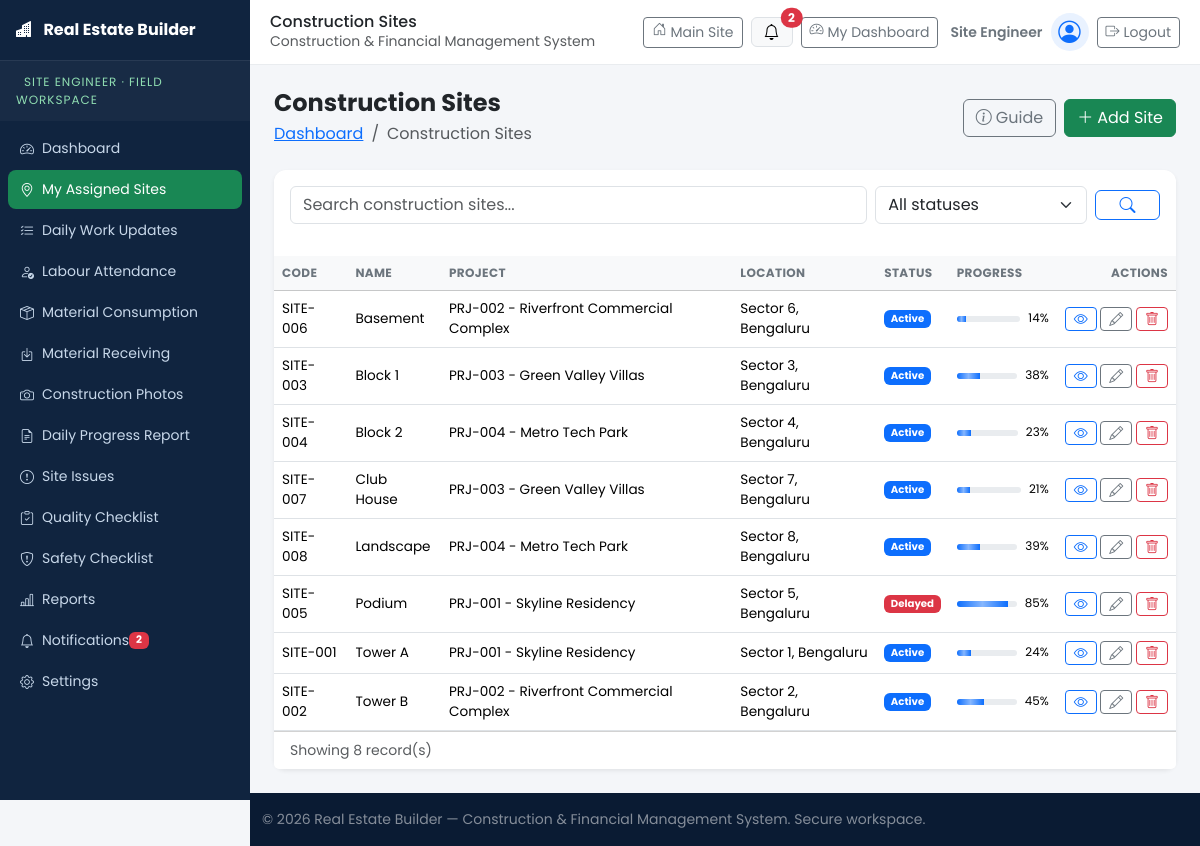
The app's page /supervisor/assigned-sites/ (signed in) with its own data.
### accounts/models.py (models this page shows, shortened)
class UserProfile(models.Model):
    ROLE_BUILDER = "BUILDER"
    ROLE_SITE_ENGINEER = "SITE_ENGINEER"
    ROLE_SITE_SUPERVISOR = "SITE_SUPERVISOR"
    ROLE_CONTRACTOR = "CONTRACTOR"
    ROLE_STORE_MANAGER = "STORE_MANAGER"
    ROLE_ACCOUNTANT = "ACCOUNTANT"
    ROLE_LABOUR = "LABOUR"
    ROLE_CHOICES = (
        (ROLE_BUILDER, "Builder / Admin"),
        (ROLE_SITE_ENGINEER, "Site Engineer"),
        (ROLE_SITE_SUPERVISOR, "Site Supervisor"),
        (ROLE_CONTRACTOR, "Contractor"),
        (ROLE_STORE_MANAGER, "Store Manager"),
        (ROLE_ACCOUNTANT, "Accountant"),
        (ROLE_LABOUR, "Labour / Worker"),
    )
    ROLE_ICONS = {
        ROLE_BUILDER: "bi-person-badge",
        ROLE_SITE_ENGINEER: "bi-ruler",
        ROLE_SITE_SUPERVISOR: "bi-hardhat",
        ROLE_CONTRACTOR: "bi-briefcase",
        ROLE_STORE_MANAGER: "bi-box-seam",
        ROLE_ACCOUNTANT: "bi-cash-coin",
        ROLE_LABOUR: "bi-people",
    }
    ROLE_DASHBOARDS = {
        ROLE_BUILDER: "dashboards:dashboard_builder",
        ROLE_SITE_ENGINEER: "dashboards:dashboard_site_engineer",
        ROLE_SITE_SUPERVISOR: "dashboards:dashboard_site_supervisor",
        ROLE_CONTRACTOR: "dashboards:dashboard_contractor",
        ROLE_STORE_MANAGER: "dashboards:dashboard_store_manager",
        ROLE_ACCOUNTANT: "dashboards:dashboard_accountant",
        ROLE_LABOUR: "dashboards:dashboard_labour",
    }
    GENDER_CHOICES = (
        ("", "Prefer not to say"),
        ("MALE", "Male"),
        ("FEMALE", "Female"),
        ("OTHER", "Other"),
    )
    STATUS_ACTIVE = "ACTIVE"
    STATUS_INACTIVE = "INACTIVE"
    STATUS_SUSPENDED = "SUSPENDED"
    STATUS_CHOICES = (
        (STATUS_ACTIVE, "Active"),
        (STATUS_INACTIVE, "Inactive"),
        (STATUS_SUSPENDED, "Suspended"),
    )
    user = models.OneToOneField(User, on_delete=models.CASCADE, related_name="profile")
    full_name = models.CharField(max_length=150)
    email = models.EmailField(max_length=254, unique=True)
    mobile = models.CharField(max_length=20)
    role = models.CharField(max_length=30, choices=ROLE_CHOICES, default=ROLE_BUILDER, db_index=True)
    address = models.TextField(blank=True)
    gender = models.CharField(max_length=10, choices=GENDER_CHOICES, blank=True)
    profile_photo = models.ImageField(upload_to="profiles/", blank=True, null=True)
    account_status = models.CharField(max_length=10, choices=STATUS_CHOICES, default=STATUS_ACTIVE, db_index=True)
    date_registered = models.DateTimeField(auto_now_add=True)
    class Meta:
        ordering = ["-date_registered"]
    @property
    def role_icon(self):
        return self.ROLE_ICONS.get(self.role, "bi-person")
    @property
    def is_active_account(self):
        return self.account_status == self.STATUS_ACTIVE and self.user.is_active
    def get_dashboard_url(self):
        return reverse(self.ROLE_DASHBOARDS.get(self.role, "home"))

### ConstructionManagement/models.py (models this page shows, shortened)
class Site(models.Model):
    project = models.ForeignKey(Project, on_delete=models.CASCADE, related_name="sites")
    name = models.CharField(max_length=200)
    code = models.CharField(max_length=40, unique=True)
    location = models.CharField(max_length=200, blank=True)
    area_sqft = models.PositiveIntegerField(default=0)
    start_date = models.DateField(null=True, blank=True)
    expected_completion = models.DateField(null=True, blank=True)
    progress = models.PositiveSmallIntegerField(default=0)
    status = models.CharField(max_length=20, choices=StatusChoices.choices, default=StatusChoices.ACTIVE)
    supervisor = models.CharField(max_length=120, blank=True)
    description = models.TextField(blank=True)
    class Meta:
        ordering = ["name"]

class Project(models.Model):
    name = models.CharField(max_length=200)
    code = models.CharField(max_length=40, unique=True)
    description = models.TextField(blank=True)
    client = models.CharField(max_length=150, blank=True)
    location = models.CharField(max_length=200, blank=True)
    start_date = models.DateField(null=True, blank=True)
    end_date = models.DateField(null=True, blank=True)
    budget = models.DecimalField(max_digits=14, decimal_places=2, default=0)
    progress = models.PositiveSmallIntegerField(default=0)
    status = models.CharField(max_length=20, choices=StatusChoices.choices, default=StatusChoices.PLANNED)
    priority = models.CharField(max_length=20, choices=PriorityChoices.choices, default=PriorityChoices.MEDIUM)
    manager = models.CharField(max_length=120, blank=True)
    class Meta:
        ordering = ["name"]
    def __str__(self):
        return f"{self.code} - {self.name}"

### ConstructionManagement/views.py (the view)
# urls.py: path("supervisor/<str:page>/", views.supervisor_page, name="supervisor_page"),
@role_required(*FIELD_ROLES)
def supervisor_page(request, page):
    if page == "dashboard":
        return supervisor_dashboard(request)
    if page == "reports":
        return reports(request, "supervisor")
    if page == "settings":
        return settings_page(request, "supervisor")
    if page == "notifications":
        return resource_list(request, "supervisor", "notification", page_title="Notifications")
    if page in SUPERVISOR_PAGES:
        qs = None
        if page == "receiving":
            qs = models.MaterialTransaction.objects.filter(transaction_type="RECEIVED")
        elif page == "materials":
            qs = models.Material.objects.all()
        return resource_list(request, "supervisor", SUPERVISOR_PAGES[page], queryset=qs)
    messages.error(request, "The requested page does not exist.")
    return redirect("supervisor_dashboard")

### ConstructionManagement/templates/ConstructionManagement/site_supervisor/assigned_sites.html
﻿{% extends "ConstructionManagement/generic/list.html" %}

### ConstructionManagement/templates/ConstructionManagement/generic/list.html (shortened to what this page needs)
{% extends base_template %}
{% load construction_tags %}
{% block app_content %}
<div class="d-flex flex-wrap justify-content-between align-items-center gap-2 mb-4">
  <div>
    <h4 class="fw-bold mb-1">{{ title }}</h4>
    <nav aria-label="breadcrumb"><ol class="breadcrumb mb-0 small"><li class="breadcrumb-item"><a href="{% if module == 'manager' %}{% url 'manager_dashboard' %}{% else %}{% url 'supervisor_dashboard' %}{% endif %}">Dashboard</a></li><li class="breadcrumb-item active">{{ title }}</li></ol></nav>
  </div>
  <div class="d-flex gap-2">
    <button type="button" class="btn btn-outline-secondary" data-bs-toggle="modal" data-bs-target="#pageGuideModal">
      <i class="bi bi-info-circle me-1"></i>Guide
    </button>
    {% if resource_key != 'notification' %}
      {% if module == 'manager' %}
        <a href="{% url 'manager_add' resource_key %}" class="btn btn-primary"><i class="bi bi-plus-lg me-1"></i>Add {{ resource.singular }}</a>
      {% else %}
        <a href="{% url 'supervisor_add' resource_key %}" class="btn btn-success"><i class="bi bi-plus-lg me-1"></i>Add {{ resource.singular }}</a>
      {% endif %}
    {% endif %}
  </div>
</div>
<div class="card border-0 shadow-sm reveal">
  <div class="card-body p-3">
    <form method="get" class="row g-2 align-items-center">
      <div class="{% if has_status %}col-md-8{% else %}col-md-10{% endif %}">
        <input type="text" name="q" value="{{ query }}" class="form-control" placeholder="Search {{ title|lower }}...">
      </div>
      {% if has_status %}
      <div class="col-md-3">
        <select name="status" class="form-select">
          {% for value, label in search_form.fields.status.choices %}
            <option value="{{ value }}" {% if status_filter == value %}selected{% endif %}>{{ label }}</option>
          {% endfor %}
        </select>
      </div>
      {% endif %}
      <div class="col-md-1 d-grid"><button class="btn btn-outline-primary" type="submit"><i class="bi bi-search"></i></button></div>
    </form>
  </div>
  <div class="table-responsive">
    <table class="table table-hover align-middle mb-0 {% if density == 'compact' %}table-sm{% endif %}">
      <thead class="table-light">
        <tr>
          {% for field in fields %}<th class="text-nowrap">{{ field|cut:"__"|title }}</th>{% endfor %}
          <th class="text-end">Actions</th>
        </tr>
      </thead>
      <tbody>
        {% for obj in objects %}
          <tr>
            {% for field in fields %}
              <td>
                {% if field == 'is_read' %}
                  {% if obj.is_read %}<span class="badge bg-success">Read</span>{% else %}<span class="badge bg-warning text-dark">Unread</span>{% endif %}
                {% elif field == 'status' %}
                  <span class="badge bg-{% if obj.status == 'COMPLETED' %}success{% elif obj.status == 'DELAYED' %}danger{% elif obj.status == 'ACTIVE' %}primary{% elif obj.status == 'PLANNED' %}secondary{% else %}warning text-dark{% endif %}">{{ obj.get_status_display }}</span>
                {% elif field == 'progress' %}
                  <div class="d-flex align-items-center gap-2"><div class="progress flex-grow-1" style="height:6px;min-width:60px"><div class="progress-bar" style="width:{{ obj.progress }}%"></div></div><small>{{ obj.progress }}%</small></div>
                {% elif field == 'severity' %}
                  <span class="badge bg-{% if obj.severity == 'CRITICAL' %}danger{% elif obj.severity == 'HIGH' %}warning text-dark{% else %}info{% endif %}">{{ obj.get_severity_display }}</span>
                {% elif field == 'transaction_type' %}
                  <span class="badge bg-{% if obj.transaction_type == 'RECEIVED' %}success{% else %}warning text-dark{% endif %}">{{ obj.get_transaction_type_display }}</span>
                {% elif field == 'image' %}
                  {% if obj.image %}<img src="{{ obj.image.url }}" alt="" style="width:48px;height:36px;object-fit:cover" class="rounded">{% endif %}
                {% else %}
                  {{ obj|get_item:field|default_if_none:"-" }}
                {% endif %}
              </td>
            {% endfor %}
            <td class="text-end text-nowrap">
              {% if module == 'manager' %}
                <a href="{% url 'manager_detail' resource_key obj.pk %}" class="btn btn-sm btn-outline-primary" title="View"><i class="bi bi-eye"></i></a>
                {% if resource_key != 'notification' %}<a href="{% url 'manager_edit' resource_key obj.pk %}" class="btn btn-sm btn-outline-secondary" title="Edit"><i class="bi bi-pencil"></i></a>{% endif %}
                {% if resource_key == 'dpr' %}<form method="post" action="{% url 'verify_dpr' obj.pk %}" class="d-inline">{% csrf_token %}<button class="btn btn-sm btn-outline-success" title="Verify"><i class="bi bi-check2-circle"></i></button></form>{% endif %}
                {% if resource_key == 'notification' %}<form method="post" action="{% url 'mark_notification_read' obj.pk %}" class="d-inline">{% csrf_token %}<input type="hidden" name="module" value="manager"><button class="btn btn-sm btn-outline-success" title="Mark read"><i class="bi bi-check2"></i></button></form>{% endif %}
                <a href="{% url 'manager_delete' resource_key obj.pk %}" class="btn btn-sm btn-outline-danger" title="Delete"><i class="bi bi-trash"></i></a>
              {% else %}
                <a href="{% url 'supervisor_detail' resource_key obj.pk %}" class="btn btn-sm btn-outline-primary" title="View"><i class="bi bi-eye"></i></a>
                <a href="{% url 'supervisor_edit' resource_key obj.pk %}" class="btn btn-sm btn-outline-secondary" title="Edit"><i class="bi bi-pencil"></i></a>
                <a href="{% url 'supervisor_delete' resource_key obj.pk %}" class="btn btn-sm btn-outline-danger" title="Delete"><i class="bi bi-trash"></i></a>
              {% endif %}
            </td>
          </tr>
        {% empty %}
          <tr><td colspan="{{ fields|length|add:1 }}" class="text-center text-muted py-5">No records found. Use the Add button to create one.</td></tr>
        {% endfor %}
      </tbody>
    </table>
  </div>
  <div class="card-footer bg-white small text-muted">Showing {{ objects|length }} record(s)</div>
</div>
{% endblock %}

### ConstructionManagement/templates/ConstructionManagement/partials/_topbar.html (shortened to what this page needs)
<header class="app-topbar">
  <div class="topbar-title">
    <h5 class="mb-0">{% block topbar_title %}{{ title|default:"Dashboard" }}{% endblock %}</h5>
    <small class="text-muted d-none d-sm-inline">Construction &amp; Financial Management System</small>
  </div>
  <div class="ms-auto d-flex align-items-center gap-2">
    <a class="btn btn-outline-secondary btn-sm d-none d-sm-inline-flex" href="{% url 'home' %}">
      <i class="bi bi-house-door me-1"></i> Main Site
    </a>
    <div class="dropdown">
      <button class="btn btn-light border position-relative" type="button" data-bs-toggle="dropdown" aria-label="Notifications">
        <i class="bi bi-bell"></i>
        {% if unread_count %}<span class="position-absolute top-0 start-100 translate-middle badge rounded-pill bg-danger">{{ unread_count }}</span>{% endif %}
      </button>
    </div>
    {% if user.is_authenticated %}
      <a class="btn btn-outline-secondary btn-sm d-none d-sm-inline-flex" href="{{ user.profile.get_dashboard_url }}">
        <i class="bi bi-speedometer2 me-1"></i> My Dashboard
      </a>
      <span class="small fw-semibold text-secondary d-none d-md-inline">
        <i class="bi {{ user.profile.role_icon }} me-1"></i>{{ user.profile.get_role_display }}
      </span>
      <span class="topbar-avatar" title="{{ user.profile.full_name }}"><i class="bi bi-person-circle"></i></span>
      <form method="post" action="{% url 'accounts:logout' %}" class="d-inline mb-0">
        <button type="submit" class="btn btn-outline-secondary btn-sm" title="Log out">
          <i class="bi bi-box-arrow-right me-1"></i><span class="d-none d-md-inline">Logout</span>
        </button>
      </form>
    {% else %}
      <a class="btn btn-sm reb-btn-gold" href="{% url 'accounts:login' %}"><i class="bi bi-box-arrow-in-right me-1"></i>Login</a>
    {% endif %}
  </div>
</header>

### records on screen
Site: fields "SITE-006" "Basement" "PRJ-002 - Riverfront Commercial Complex" "Sector 6, Bengaluru", status "Active", progress "14"
Site: fields "SITE-003" "Block 1" "PRJ-003 - Green Valley Villas" "Sector 3, Bengaluru", status "Active", progress "38"
Site: fields "SITE-004" "Block 2" "PRJ-004 - Metro Tech Park" "Sector 4, Bengaluru", status "Active", progress "23"
Site: fields "SITE-007" "Club House" "PRJ-003 - Green Valley Villas" "Sector 7, Bengaluru", status "Active", progress "21"
Site: fields "SITE-008" "Landscape" "PRJ-004 - Metro Tech Park" "Sector 8, Bengaluru", status "Active", progress "39"
Site: fields "SITE-005" "Podium" "PRJ-001 - Skyline Residency" "Sector 5, Bengaluru", status "Delayed", progress "85"
Site: fields "SITE-001" "Tower A" "PRJ-001 - Skyline Residency" "Sector 1, Bengaluru", status "Active", progress "24"
Site: fields "SITE-002" "Tower B" "PRJ-002 - Riverfront Commercial Complex" "Sector 2, Bengaluru", status "Active", progress "45"

### other values on screen
{{ unread_count }} "2"
{{ title|default:"Dashboard" }} "Construction Sites"
{{ user.profile.get_role_display }} "Site Engineer"
{{ title }} "Construction Sites"
{{ resource.singular }} "Site"
{{ field|cut:"__"|title }} "CODE" "NAME" "PROJECT" "LOCATION" "STATUS" "PROGRESS"
{{ objects|length }} "8"
form field status "All statuses"
